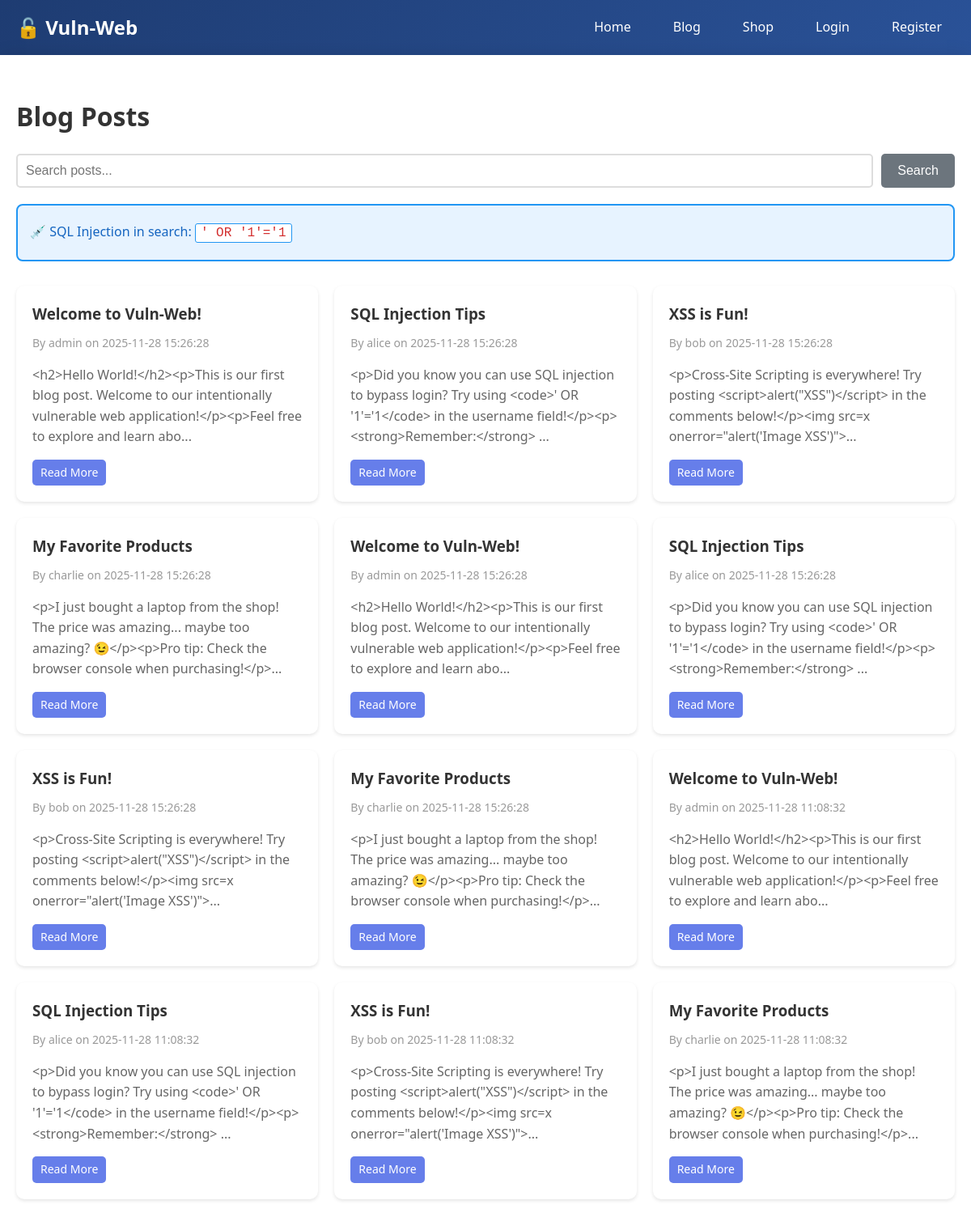
Page /blog (upper part) on the committed database.
### tables this page shows
CREATE TABLE posts (
            id INTEGER PRIMARY KEY AUTOINCREMENT,
            title TEXT NOT NULL,
            content TEXT NOT NULL,
            author_id INTEGER NOT NULL,
            created_at TIMESTAMP DEFAULT CURRENT_TIMESTAMP,
            FOREIGN KEY (author_id) REFERENCES users(id)
        );

CREATE TABLE users (
            id INTEGER PRIMARY KEY AUTOINCREMENT,
            username TEXT UNIQUE NOT NULL,
            email TEXT UNIQUE NOT NULL,
            password TEXT NOT NULL,
            is_admin INTEGER DEFAULT 0,
            profile_picture TEXT,
            created_at TIMESTAMP DEFAULT CURRENT_TIMESTAMP
        );

### app/routes.py (the view)
@app.route('/blog')
def blog_list():
    db = get_db()
    posts = db.execute('''
        SELECT posts.*, users.username
        FROM posts
        JOIN users ON posts.author_id = users.id
        ORDER BY posts.created_at DESC
    ''').fetchall()
    db.close()
    return render_template('blog_list.html', posts=posts)

### app/__init__.py (called while the page is built)
@app.before_request
def log_post_body():
    if request.method == 'POST':
        form_data = dict(request.form)
        if not form_data:
            body_data = request.get_data(as_text=True)
        else:
            body_data = str(form_data)
        post_logger.info(
            f"POST request received",
            extra={
                "client_ip": request.remote_addr,
                "path": request.path,
                "body": body_data
            }
        )
        print(f"[POST] {request.remote_addr} -> {request.path} | Body: {body_data}")

def get_db():
    db = sqlite3.connect('vuln_web.db')
    db.row_factory = sqlite3.Row
    return db

### app/templates/blog_list.html (shortened to what this page needs)
{% extends "base.html" %}
{% block content %}
<div class="blog-header">
    <h1>Blog Posts</h1>
    <form method="GET" action="/blog/search" class="search-form">
        <input type="text" name="q" placeholder="Search posts..." class="search-input">
        <button type="submit" class="btn btn-secondary">Search</button>
    </form>
    <div class="hint-box">
        <p>💉 SQL Injection in search: <code>' OR '1'='1</code></p>
    </div>
</div>
<div class="posts-grid">
    {% if posts %}
        {% for post in posts %}
        <div class="post-card">
            <h3><a href="/blog/{{ post.id }}">{{ post.title }}</a></h3>
            <p class="post-meta">By {{ post.username }} on {{ post.created_at }}</p>
            <div class="post-preview">
                {{ post.content[:150] }}...
            </div>
            <a href="/blog/{{ post.id }}" class="btn btn-small">Read More</a>
        </div>
        {% endfor %}
    {% else %}
        <p>No posts yet. Be the first to create one!</p>
    {% endif %}
</div>
{% endblock %}

### static/css/style.css (style rules this page uses)
* { margin: 0; padding: 0; box-sizing: border-box; }
body { font-family: 'Segoe UI', Tahoma, Geneva, Verdana, sans-serif; line-height: 1.6; color: #333; background: linear-gradient(135deg, #667eea 0%, #764ba2 100%); min-height: 100vh; }
.btn { display: inline-block; padding: 10px 20px; background: #667eea; color: white; text-decoration: none; border-radius: 5px; border: none; cursor: pointer; font-size: 16px; transition: all 0.3s; }
.btn-secondary { background: #6c757d; }
.btn-small { padding: 5px 10px; font-size: 14px; }
.hint-box { background: #e7f3ff; border: 2px solid #2196F3; border-radius: 8px; padding: 15px; margin: 20px 0; }
.hint-box p { margin: 5px 0; color: #1565c0; }
.hint-box code { background: #fff; padding: 2px 6px; border-radius: 3px; border: 1px solid #2196F3; font-family: 'Courier New', monospace; color: #d32f2f; }
.blog-header { margin: 30px 0; }
.blog-header h1 { margin-bottom: 20px; }
.search-form { display: flex; gap: 10px; margin: 20px 0; }
.search-input { flex: 1; padding: 10px; border: 2px solid #ddd; border-radius: 5px; font-size: 16px; }
.posts-grid { display: grid; grid-template-columns: repeat(auto-fill, minmax(300px, 1fr)); gap: 20px; margin: 30px 0; }
.post-card { background: white; padding: 20px; border-radius: 10px; box-shadow: 0 2px 4px rgba(0,0,0,0.1); transition: transform 0.3s; }
.post-card h3 { margin-bottom: 10px; }
.post-card h3 a { color: #333; text-decoration: none; }
.post-meta { color: #999; font-size: 14px; margin-bottom: 10px; }
.post-preview { color: #666; margin: 15px 0; }

### rows in the picture
posts: title "Welcome to Vuln-Web!", username "admin", created_at "2025-11-28 15:26:28", content "<h2>Hello World!</h2><p>This is our first blog post. Welcome to our intentionally vulnerable web application!</p><p>Feel free to explore and learn abo"
posts: title "SQL Injection Tips", username "alice", created_at "2025-11-28 15:26:28", content "<p>Did you know you can use SQL injection to bypass login? Try using <code>' OR '1'='1</code> in the username field!</p><p><strong>Remember:</strong>"
posts: title "XSS is Fun!", username "bob", created_at "2025-11-28 15:26:28", content "<p>Cross-Site Scripting is everywhere! Try posting <script>alert(\"XSS\")</script> in the comments below!</p><img src=x onerror=\"alert('Image XSS')\">"
posts: title "My Favorite Products", username "charlie", created_at "2025-11-28 15:26:28", content "<p>I just bought a laptop from the shop! The price was amazing... maybe too amazing? 😉</p><p>Pro tip: Check the browser console when purchasing!</p>"
posts: title "Welcome to Vuln-Web!", username "admin", created_at "2025-11-28 15:26:28", content "<h2>Hello World!</h2><p>This is our first blog post. Welcome to our intentionally vulnerable web application!</p><p>Feel free to explore and learn abo"
posts: title "SQL Injection Tips", username "alice", created_at "2025-11-28 15:26:28", content "<p>Did you know you can use SQL injection to bypass login? Try using <code>' OR '1'='1</code> in the username field!</p><p><strong>Remember:</strong>"
posts: title "XSS is Fun!", username "bob", created_at "2025-11-28 15:26:28", content "<p>Cross-Site Scripting is everywhere! Try posting <script>alert(\"XSS\")</script> in the comments below!</p><img src=x onerror=\"alert('Image XSS')\">"
posts: title "My Favorite Products", username "charlie", created_at "2025-11-28 15:26:28", content "<p>I just bought a laptop from the shop! The price was amazing... maybe too amazing? 😉</p><p>Pro tip: Check the browser console when purchasing!</p>"
posts: title "Welcome to Vuln-Web!", username "admin", created_at "2025-11-28 11:08:32", content "<h2>Hello World!</h2><p>This is our first blog post. Welcome to our intentionally vulnerable web application!</p><p>Feel free to explore and learn abo"
posts: title "SQL Injection Tips", username "alice", created_at "2025-11-28 11:08:32", content "<p>Did you know you can use SQL injection to bypass login? Try using <code>' OR '1'='1</code> in the username field!</p><p><strong>Remember:</strong>"
posts: title "XSS is Fun!", username "bob", created_at "2025-11-28 11:08:32", content "<p>Cross-Site Scripting is everywhere! Try posting <script>alert(\"XSS\")</script> in the comments below!</p><img src=x onerror=\"alert('Image XSS')\">"
posts: title "My Favorite Products", username "charlie", created_at "2025-11-28 11:08:32", content "<p>I just bought a laptop from the shop! The price was amazing... maybe too amazing? 😉</p><p>Pro tip: Check the browser console when purchasing!</p>"
